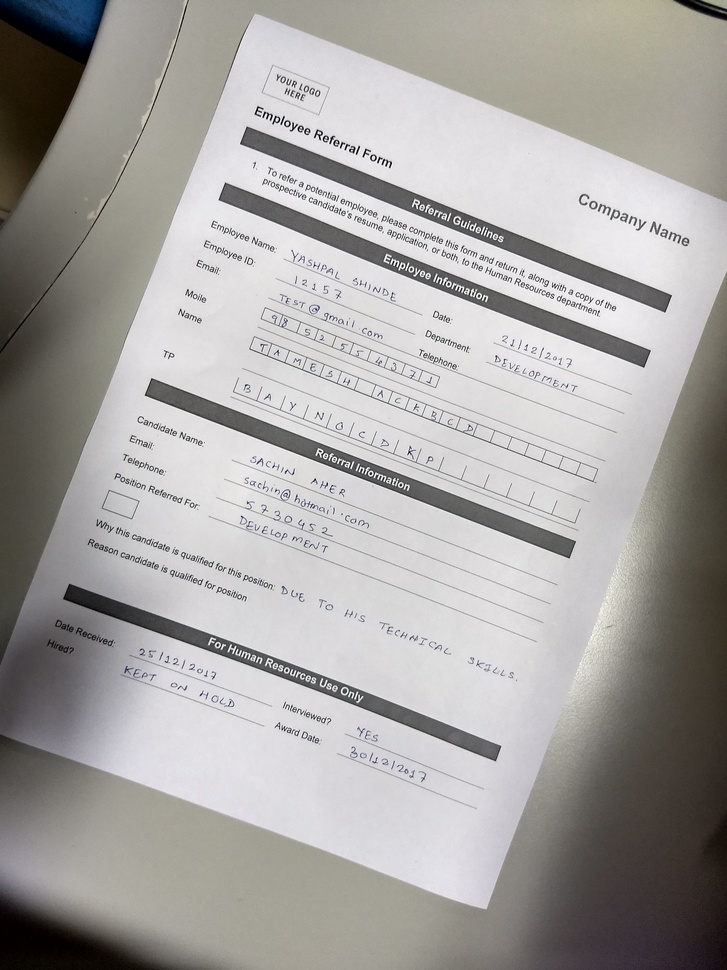
#> input picture Forms/InputImage6.jpg, 727 x 970 px, shrunk from 3024 x 4032 before the run, found by its file name
$ python LineDetection.py
#> lines starting #> are read from the running program, lines starting #| are printed output that depends on the picture; after the words box and inside, x2 and y2 are one past the last pixel; in counts of white or black regions, pixels touching at a corner belong together
import numpy as np
import argparse
import cv2
from math import atan2, pi

def angle_between(p1, p2):
    ang1 = np.arctan2(*p1[::-1])
    ang2 = np.arctan2(*p2[::-1])
    return np.rad2deg((ang1 - ang2) % (2 * np.pi))

imagePath =r'C:\Users\sachin13390\Desktop\OC\Froms\InputImage6.jpg'


image = cv2.imread(imagePath)
#> image is the input picture: shape (970, 727, 3); mean B, G, R 162.1, 164.2, 166.5

gray = cv2.cvtColor(image, cv2.COLOR_BGR2GRAY)

##blur = cv2.GaussianBlur(gray,(3,3),0)
##ret3,thresh = cv2.threshold(blur,0,255,cv2.THRESH_BINARY+cv2.THRESH_OTSU)
##cv2.imwrite(r'C:\Users\sachin13390\Desktop\thresh.jpg',thresh)


edges = cv2.Canny(gray,100,200)
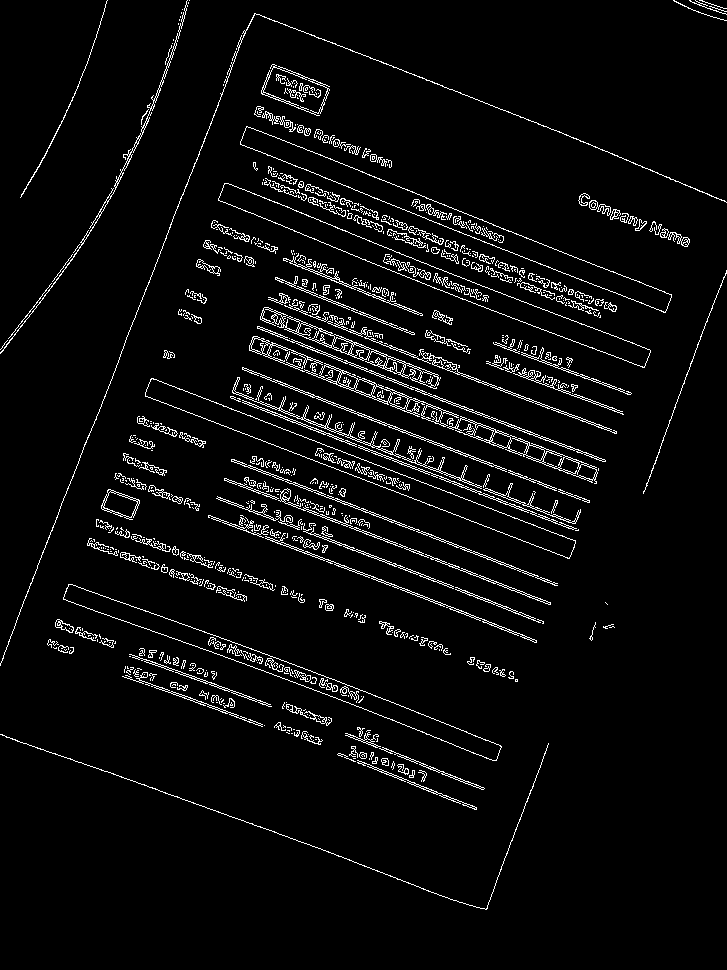
#> edges: shape (970, 727); 4.6% white in thin lines or dots
cv2.imwrite(r'C:\Users\sachin13390\Desktop\edges.jpg',edges)

print("start")

def totuple(a):
    try:
        return tuple(totuple(i) for i in a)
    except TypeError:
        return a

lines = cv2.HoughLinesP(edges, 1, np.pi/180, 25, minLineLength=100, maxLineGap=5)
#> lines = 82 rows, first 6: [230, 397, 576, 530], [225, 478, 550, 603], [145, 395, 569, 558], [251, 530, 536, 640], [224, 479, 550, 604], [230, 396, 578, 529]

for line in lines:
    #print ((line.shape))
    #x1,y1,x2,y2=tuple(totuple(i) for i in line)
    x1=line[0][0];
    #print ((line.shape))
    y1=line[0][1];
    x2=line[0][2];
    y2=line[0][3];

    deltax = x2 - x1
    deltay = y2 - y1
    angle_rad = atan2(deltay,deltax)
    angle = angle_rad*180.0/pi
#> this loop made 82 passes
#> (x1, y1, x2, y2, deltax, deltay, angle_rad, angle) on passes 1 to 12: (230, 397, 576, 530, 346, 133, 0.367, 21.03), (225, 478, 550, 603, 325, 125, 0.367, 21.04), (145, 395, 569, 558, 424, 163, 0.367, 21.03), (251, 530, 536, 640, 285, 110, 0.368, 21.1), (224, 479, 550, 604, 326, 125, 0.366, 20.98), (230, 396, 578, 529, 348, 133, 0.365, 20.92), (293, 340, 605, 460, 312, 120, 0.367, 21.04), (223, 406, 575, 541, 352, 135, 0.366, 20.98), (270, 344, 598, 470, 328, 126, 0.367, 21.01), (493, 342, 628, 394, 135, 52, 0.368, 21.07), (175, 213, 248, 25, 73, -188, -1.2, -68.78), (81, 762, 369, 867, 288, 105, 0.35, 20.03)
    #cv2.line(image,(x1,y1),(x2,y2),(0,0,255),2)
##    print("333333")

(h, w) = image.shape[:2]
#> h = 970; w = 727
center = (w // 2, h // 2)
#> center = (363, 485)
M = cv2.getRotationMatrix2D(center, angle, 1.0)
#> M = [[0.94, 0.341, -143.6], [-0.341, 0.94, 152.9]]
print("2222")
rotated = cv2.warpAffine(image, M, (w, h),flags=cv2.INTER_CUBIC, borderMode=cv2.BORDER_REPLICATE)
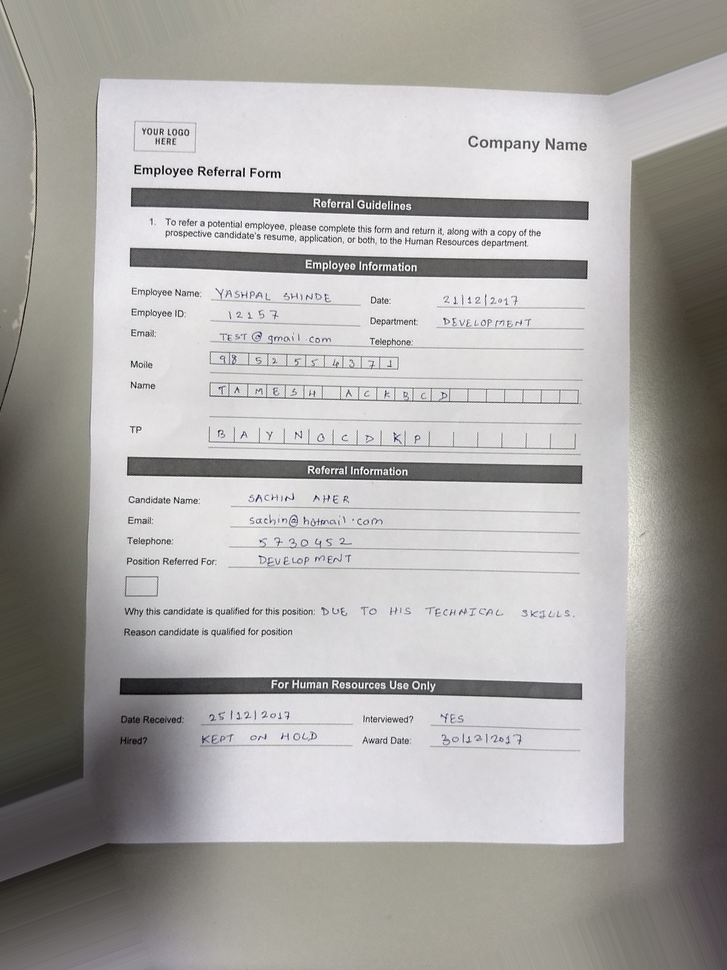
#> rotated: shape (970, 727, 3); mean B, G, R 166.6, 168.7, 170.8

cv2.imwrite(r'C:\Users\sachin13390\Desktop\rotated.jpg',rotated)

#thresh = cv2.bitwise_not(thresh)
cv2.imwrite(r'C:\Users\sachin13390\Desktop\lines.jpg',image)

$ run again, with Forms/InputImage1.jpg copied over Forms/InputImage6.jpg
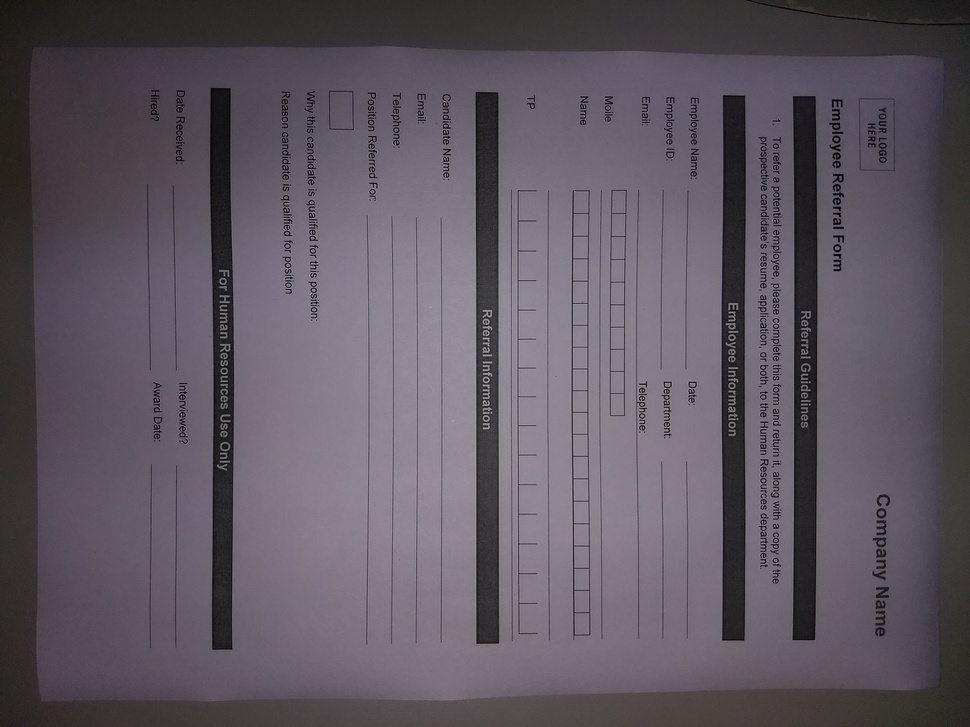
#> input picture Forms/InputImage1.jpg, 970 x 727 px, shrunk from 4032 x 3024 before the run, found by its file name
#> image is the input picture: shape (727, 970, 3); mean B, G, R 97.2, 87.3, 94.7
#> `edges = cv2.Canny(gray,100,200)`:
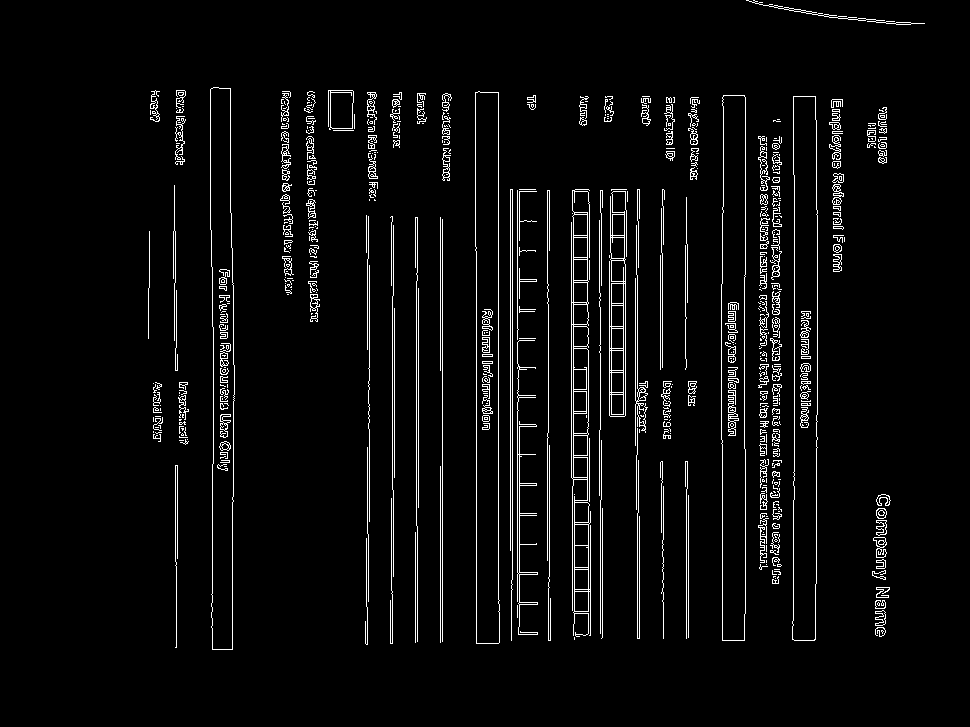
#> edges: shape (727, 970); 4.1% white in thin lines or dots, all inside (x1, y1, x2, y2) = (148, 0, 925, 650)
#> lines = 80 rows, first 6: [442, 641, 442, 219], [519, 626, 519, 421], [498, 603, 498, 92], [517, 368, 517, 190], [510, 550, 510, 189], [476, 643, 476, 247]
#> the loop `for line in lines:` made 80 passes
#> (x1, y1, x2, y2, deltax, deltay, angle_rad, angle) on passes 1 to 8: (442, 641, 442, 219, 0, -422, -1.57, -90), (519, 626, 519, 421, 0, -205, -1.57, -90), (498, 603, 498, 92, 0, -511, -1.57, -90), (517, 368, 517, 190, 0, -178, -1.57, -90), (510, 550, 510, 189, 0, -361, -1.57, -90), (476, 643, 476, 247, 0, -396, -1.57, -90), (816, 583, 816, 415, 0, -168, -1.57, -90), (637, 454, 637, 275, 0, -179, -1.57, -90)
#> M = [[0.0351, 0.999, 105.2], [-0.999, 0.0351, 835]]
#> `rotated = cv2.warpAffine(image, M, (w, h),flags=cv2.INTER_CUBIC, borde..`:
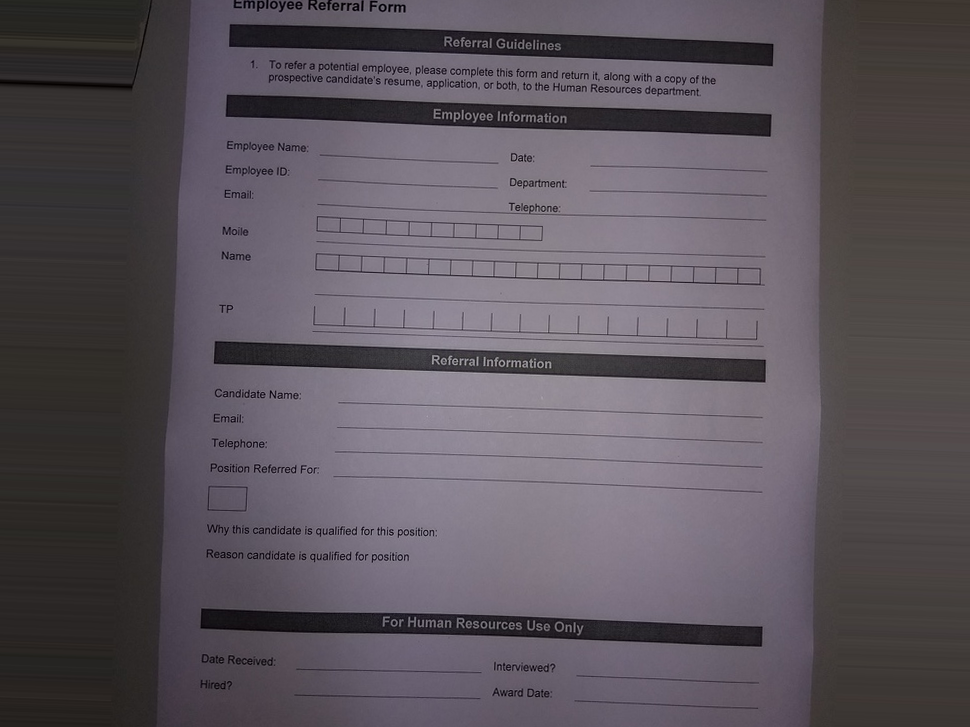
#> rotated: shape (727, 970, 3); mean B, G, R 92.2, 84.7, 91.7

$ run again, with Forms/InputImage10.jpg copied over Forms/InputImage6.jpg
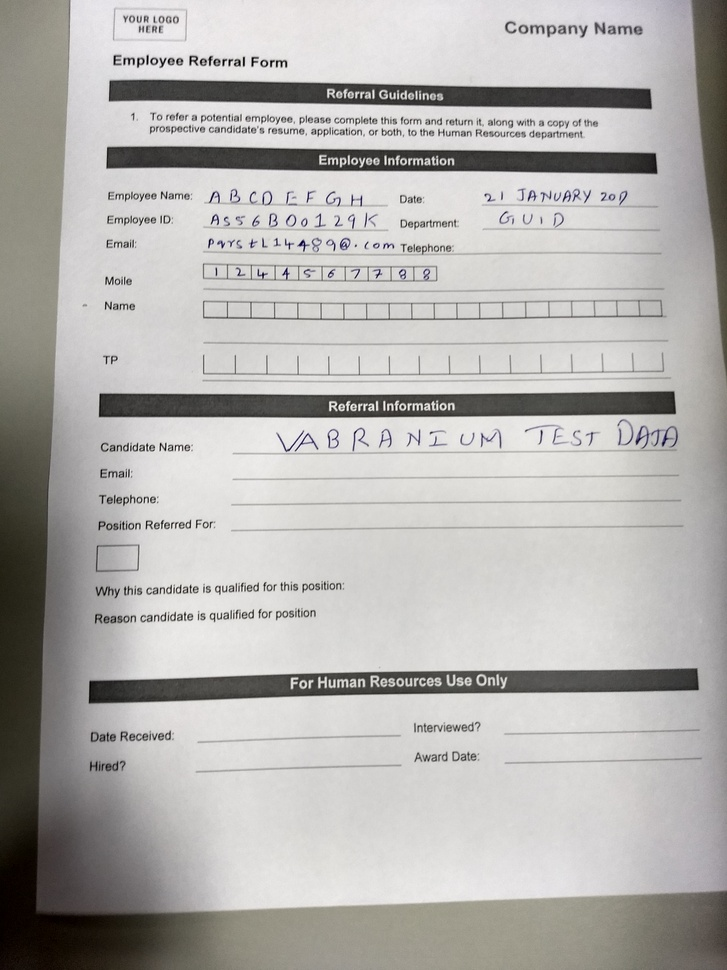
#> input picture Forms/InputImage10.jpg, 727 x 970 px, shrunk from 3024 x 4032 before the run, found by its file name
#> image is the input picture: shape (970, 727, 3); mean B, G, R 175.3, 177.8, 179.6
#> `edges = cv2.Canny(gray,100,200)`:
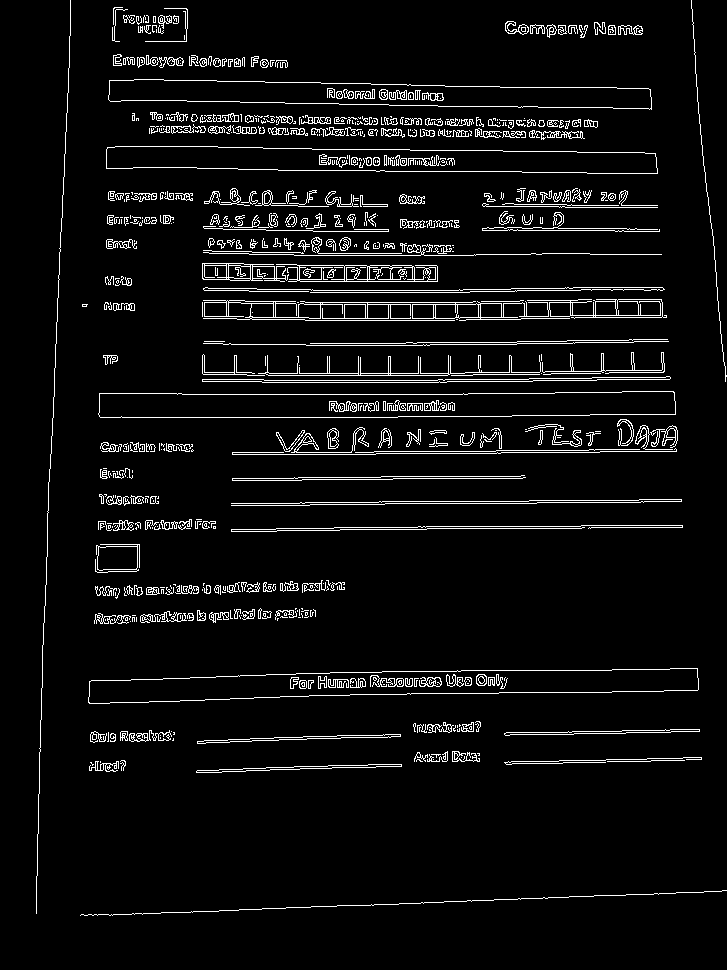
#> edges: shape (970, 727); 5.4% white in thin lines or dots, all inside (x1, y1, x2, y2) = (36, 0, 727, 916)
#> lines = 63 rows, first 6: [100, 417, 397, 417], [305, 302, 479, 302], [413, 373, 526, 372], [505, 735, 670, 732], [475, 379, 588, 378], [309, 318, 459, 318]
#> the loop `for line in lines:` made 63 passes
#> (x1, y1, x2, y2, deltax, deltay, angle_rad, angle) on passes 1 to 8: (100, 417, 397, 417, 297, 0, 0, 0), (305, 302, 479, 302, 174, 0, 0, 0), (413, 373, 526, 372, 113, -1, -0.00885, -0.507), (505, 735, 670, 732, 165, -3, -0.0182, -1.04), (475, 379, 588, 378, 113, -1, -0.00885, -0.507), (309, 318, 459, 318, 150, 0, 0, 0), (170, 120, 292, 120, 122, 0, 0, 0), (164, 80, 264, 81, 100, 1, 0.01, 0.573)
#> M = [[1, -0.0185, 9.04], [0.0185, 1, -6.64]]
#> `rotated = cv2.warpAffine(image, M, (w, h),flags=cv2.INTER_CUBIC, borde..`:
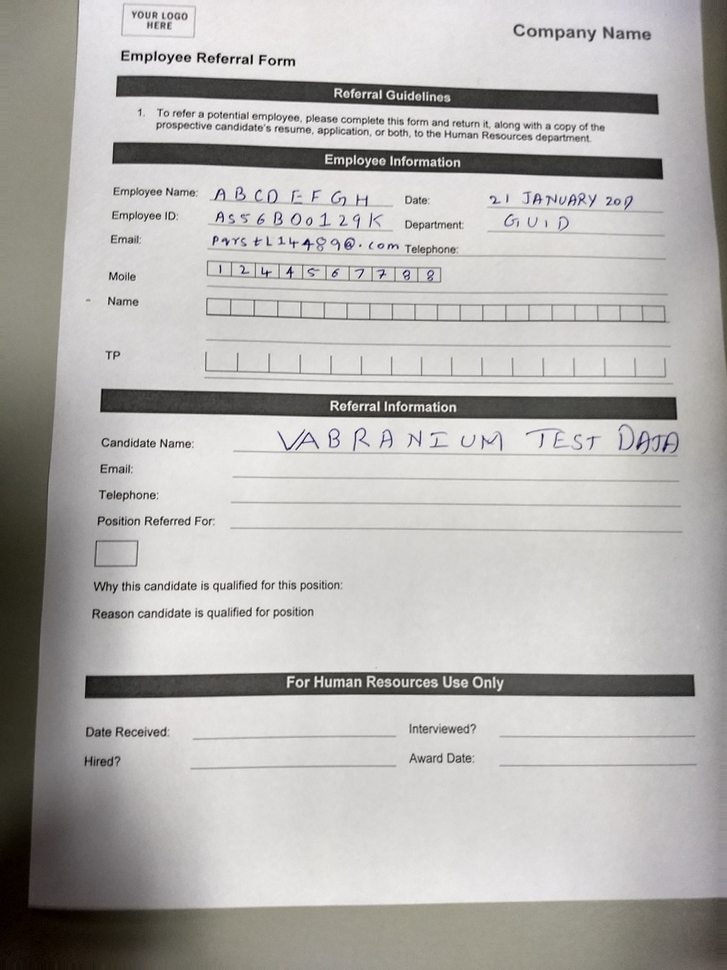
#> rotated: shape (970, 727, 3); mean B, G, R 175.7, 178.2, 180
